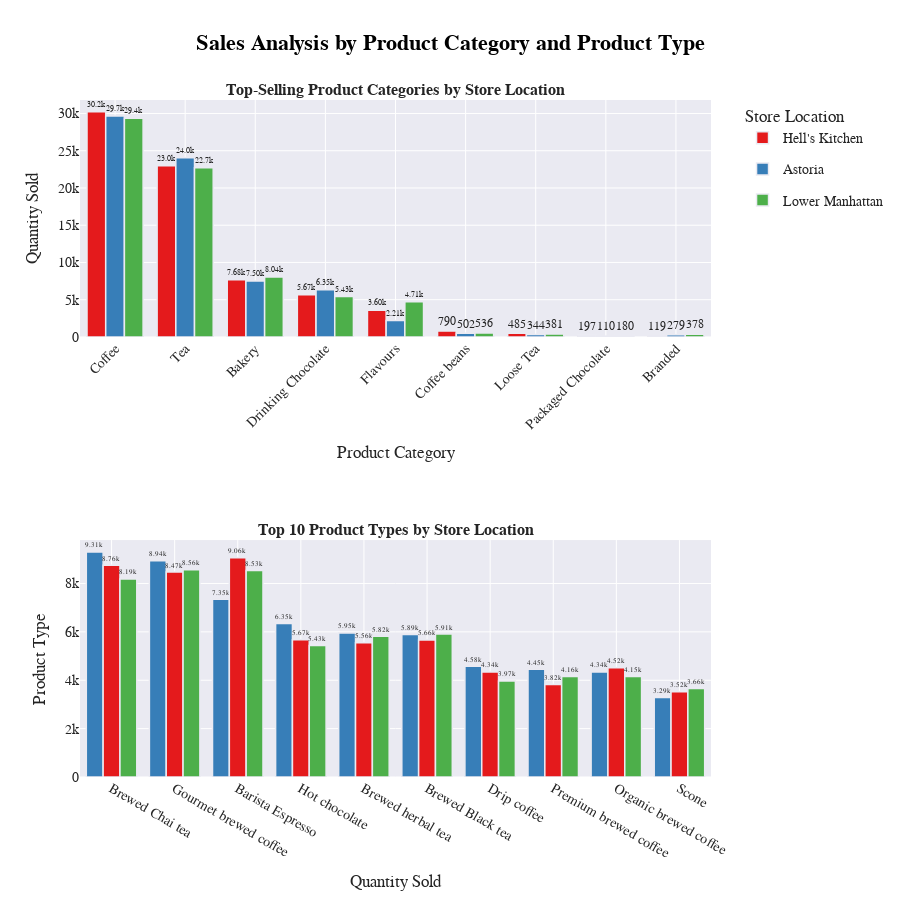

Notebook cell for this chart:
### Code cell
import plotly.graph_objects as go
from plotly.subplots import make_subplots

# Define color palette for consistency
color_palette = px.colors.qualitative.Set1

# Create subplot layout with 2 rows and 1 column
fig_combined = make_subplots(
    rows=2, cols=1,
    shared_xaxes=False,
    row_heights=[0.45, 0.45],  # Adjust row heights
    subplot_titles=(
        '<b>Top-Selling Product Categories by Store Location</b>',
        '<b>Top 10 Product Types by Store Location</b>'
    ),
    vertical_spacing=0.3  # Adjust spacing between the plots
)

# Create a consistent color map for store locations to ensure the same color is used across both plots
location_colors = {location: color_palette[i % len(color_palette)] for i, location in enumerate(category_summary['store_location'].unique())}

# Plot 1: Top-Selling Product Categories by Store Location
for location in category_summary['store_location'].unique():
    filtered_data = category_summary[category_summary['store_location'] == location]
    fig_combined.add_trace(
        go.Bar(
            x=filtered_data['product_category'],
            y=filtered_data['transaction_qty'],
            name=location,
            text=filtered_data['transaction_qty'],
            textposition='outside',
            marker=dict(color=location_colors[location]),
            legendgroup=location,  # Group all bars for a location together
            hovertemplate="<b>%{x}</b><br>Qty Sold: %{y}<br>Location: %{customdata[0]}<br><extra></extra>",
            customdata=filtered_data[['store_location']].values,  # Pass location to hover text
            showlegend=True  # Ensure legend is shown only for the first plot
        ),
        row=1, col=1
    )

# Plot 2: Top 10 Product Types by Store Location
for location in product_type_summary['store_location'].unique():
    filtered_data = product_type_summary[product_type_summary['store_location'] == location]
    fig_combined.add_trace(
        go.Bar(
            x=filtered_data['product_type'],
            y=filtered_data['transaction_qty'], 
            name=location,
            text=filtered_data['transaction_qty'],
            textposition='outside',
            marker=dict(color=location_colors[location]),
            legendgroup=location,  # Group all bars for a location together
            hovertemplate="<b>%{x}</b><br>Qty Sold: %{y}<br>Location: %{customdata[0]}<br><extra></extra>",
            customdata=filtered_data[['store_location']].values,  # Pass location to hover text
            showlegend=False  # Hide legend for the second plot
        ),
        row=2, col=1
    )

# Update layout for the combined figure
fig_combined.update_layout(
    title_text='<b>Sales Analysis by Product Category and Product Type</b>',
    title_font=dict(size=22, family='Arial', color='black'),
    font=dict(size=14, family='Arial'),
    height=900,  # Larger canvas height for clarity
    legend=dict(
        title_text='Store Location',
        orientation='v',  # Vertical legend (default)
        yanchor='top',
        y=1,  # Position at the top
        xanchor='left',
        x=1.05  # Move it to the right side
    )
)


# Update x- and y-axis titles and gridlines for both subplots
fig_combined.update_xaxes(
    title_text="Product Category",
    row=1, col=1,
    tickangle=-45,
    #showgrid=True
)
fig_combined.update_yaxes(title_text="Quantity Sold", row=1, col=1)  # Bold y-axis title

fig_combined.update_xaxes(
    title_text="Quantity Sold",
    row=2, col=1,
    #showgrid=True
)
fig_combined.update_yaxes(
    title_text="Product Type",
    row=2, col=1,
    categoryorder='total ascending'
)

# Customize trace text and bar appearance for both subplots
fig_combined.update_traces(
    texttemplate='%{text:.3s}',  # Format text on bars
    textposition='outside',      # Position text outside for visibility
    marker_line_width=1.5,       # Add subtle borders for bars
    selector=dict(type="bar")
)

# Show the combined plot
fig_combined.show()

### Figure 1 — Plotly figure (JSON) as saved in the notebook; plotly's stock layout.template omitted (floating-point values rounded to 4 significant figures)
{"data": [{"customdata": [["Hell's Kitchen"], ["Hell's Kitchen"], ["Hell's Kitchen"], ["Hell's Kitchen"], ["Hell's Kitchen"], ["Hell's Kitchen"], ["Hell's Kitchen"], ["Hell's Kitchen"], ["Hell's Kitchen"]], "hovertemplate": "<b>%{x}</b><br>Qty Sold: %{y}<br>Location: %{customdata[0]}<br><extra></extra>", "legendgroup": "Hell's Kitchen", "marker": {"color": "rgb(228,26,28)", "line": {"width": 1.5}}, "name": "Hell's Kitchen", "showlegend": true, "text": [30220, 22980, 7678, 5672, 3596, 790, 485, 197, 119], "textposition": "outside", "texttemplate": "%{text:.3s}", "type": "bar", "x": ["Coffee", "Tea", "Bakery", "Drinking Chocolate", "Flavours", "Coffee beans", "Loose Tea", "Packaged Chocolate", "Branded"], "xaxis": "x", "y": [30220, 22980, 7678, 5672, 3596, 790, 485, 197, 119], "yaxis": "y"}, {"customdata": [["Astoria"], ["Astoria"], ["Astoria"], ["Astoria"], ["Astoria"], ["Astoria"], ["Astoria"], ["Astoria"], ["Astoria"]], "hovertemplate": "<b>%{x}</b><br>Qty Sold: %{y}<br>Location: %{customdata[0]}<br><extra></extra>", "legendgroup": "Astoria", "marker": {"color": "rgb(55,126,184)", "line": {"width": 1.5}}, "name": "Astoria", "showlegend": true, "text": [29655, 24048, 7496, 6351, 2206, 502, 344, 279, 110], "textposition": "outside", "texttemplate": "%{text:.3s}", "type": "bar", "x": ["Coffee", "Tea", "Bakery", "Drinking Chocolate", "Flavours", "Coffee beans", "Loose Tea", "Branded", "Packaged Chocolate"], "xaxis": "x", "y": [29655, 24048, 7496, 6351, 2206, 502, 344, 279, 110], "yaxis": "y"}, {"customdata": [["Lower Manhattan"], ["Lower Manhattan"], ["Lower Manhattan"], ["Lower Manhattan"], ["Lower Manhattan"], ["Lower Manhattan"], ["Lower Manhattan"], ["Lower Manhattan"], ["Lower Manhattan"]], "hovertemplate": "<b>%{x}</b><br>Qty Sold: %{y}<br>Location: %{customdata[0]}<br><extra></extra>", "legendgroup": "Lower Manhattan", "marker": {"color": "rgb(77,175,74)", "line": {"width": 1.5}}, "name": "Lower Manhattan", "showlegend": true, "text": [29375, 22709, 8040, 5434, 4709, 536, 381, 378, 180], "textposition": "outside", "texttemplate": "%{text:.3s}", "type": "bar", "x": ["Coffee", "Tea", "Bakery", "Drinking Chocolate", "Flavours", "Coffee beans", "Loose Tea", "Branded", "Packaged Chocolate"], "xaxis": "x", "y": [29375, 22709, 8040, 5434, 4709, 536, 381, 378, 180], "yaxis": "y"}, {"customdata": [["Astoria"], ["Astoria"], ["Astoria"], ["Astoria"], ["Astoria"], ["Astoria"], ["Astoria"], ["Astoria"], ["Astoria"], ["Astoria"]], "hovertemplate": "<b>%{x}</b><br>Qty Sold: %{y}<br>Location: %{customdata[0]}<br><extra></extra>", "legendgroup": "Astoria", "marker": {"color": "rgb(55,126,184)", "line": {"width": 1.5}}, "name": "Astoria", "showlegend": false, "text": [9306, 8938, 7345, 6351, 5953, 5891, 4577, 4451, 4344, 3289], "textposition": "outside", "texttemplate": "%{text:.3s}", "type": "bar", "x": ["Brewed Chai tea", "Gourmet brewed coffee", "Barista Espresso", "Hot chocolate", "Brewed herbal tea", "Brewed Black tea", "Drip coffee", "Premium brewed coffee", "Organic brewed coffee", "Scone"], "xaxis": "x2", "y": [9306, 8938, 7345, 6351, 5953, 5891, 4577, 4451, 4344, 3289], "yaxis": "y2"}, {"customdata": [["Hell's Kitchen"], ["Hell's Kitchen"], ["Hell's Kitchen"], ["Hell's Kitchen"], ["Hell's Kitchen"], ["Hell's Kitchen"], ["Hell's Kitchen"], ["Hell's Kitchen"], ["Hell's Kitchen"], ["Hell's Kitchen"]], "hovertemplate": "<b>%{x}</b><br>Qty Sold: %{y}<br>Location: %{customdata[0]}<br><extra></extra>", "legendgroup": "Hell's Kitchen", "marker": {"color": "rgb(228,26,28)", "line": {"width": 1.5}}, "name": "Hell's Kitchen", "showlegend": false, "text": [9064, 8755, 8472, 5672, 5664, 5555, 4518, 4342, 3824, 3520], "textposition": "outside", "texttemplate": "%{text:.3s}", "type": "bar", "x": ["Barista Espresso", "Brewed Chai tea", "Gourmet brewed coffee", "Hot chocolate", "Brewed Black tea", "Brewed herbal tea", "Organic brewed coffee", "Drip coffee", "Premium brewed coffee", "Scone"], "xaxis": "x2", "y": [9064, 8755, 8472, 5672, 5664, 5555, 4518, 4342, 3824, 3520], "yaxis": "y2"}, {"customdata": [["Lower Manhattan"], ["Lower Manhattan"], ["Lower Manhattan"], ["Lower Manhattan"], ["Lower Manhattan"], ["Lower Manhattan"], ["Lower Manhattan"], ["Lower Manhattan"], ["Lower Manhattan"], ["Lower Manhattan"]], "hovertemplate": "<b>%{x}</b><br>Qty Sold: %{y}<br>Location: %{customdata[0]}<br><extra></extra>", "legendgroup": "Lower Manhattan", "marker": {"color": "rgb(77,175,74)", "line": {"width": 1.5}}, "name": "Lower Manhattan", "showlegend": false, "text": [8563, 8534, 8189, 5907, 5820, 5434, 4156, 4150, 3972, 3656], "textposition": "outside", "texttemplate": "%{text:.3s}", "type": "bar", "x": ["Gourmet brewed coffee", "Barista Espresso", "Brewed Chai tea", "Brewed Black tea", "Brewed herbal tea", "Hot chocolate", "Premium brewed coffee", "Organic brewed coffee", "Drip coffee", "Scone"], "xaxis": "x2", "y": [8563, 8534, 8189, 5907, 5820, 5434, 4156, 4150, 3972, 3656], "yaxis": "y2"}], "layout": {"annotations": [{"font": {"size": 16}, "showarrow": false, "text": "<b>Top-Selling Product Categories by Store Location</b>", "x": 0.5, "xanchor": "center", "xref": "paper", "y": 1.0, "yanchor": "bottom", "yref": "paper"}, {"font": {"size": 16}, "showarrow": false, "text": "<b>Top 10 Product Types by Store Location</b>", "x": 0.5, "xanchor": "center", "xref": "paper", "y": 0.35, "yanchor": "bottom", "yref": "paper"}], "font": {"family": "Arial", "size": 14}, "height": 900, "legend": {"orientation": "v", "title": {"text": "Store Location"}, "x": 1.05, "xanchor": "left", "y": 1, "yanchor": "top"}, "title": {"font": {"color": "black", "family": "Arial", "size": 22}, "text": "<b>Sales Analysis by Product Category and Product Type</b>"}, "xaxis": {"anchor": "y", "domain": [0, 1], "tickangle": -45, "title": {"text": "Product Category"}}, "xaxis2": {"anchor": "y2", "domain": [0, 1], "title": {"text": "Quantity Sold"}}, "yaxis": {"anchor": "x", "domain": [0.65, 1.0], "title": {"text": "Quantity Sold"}}, "yaxis2": {"anchor": "x2", "categoryorder": "total ascending", "domain": [0, 0.35], "title": {"text": "Product Type"}}}}
